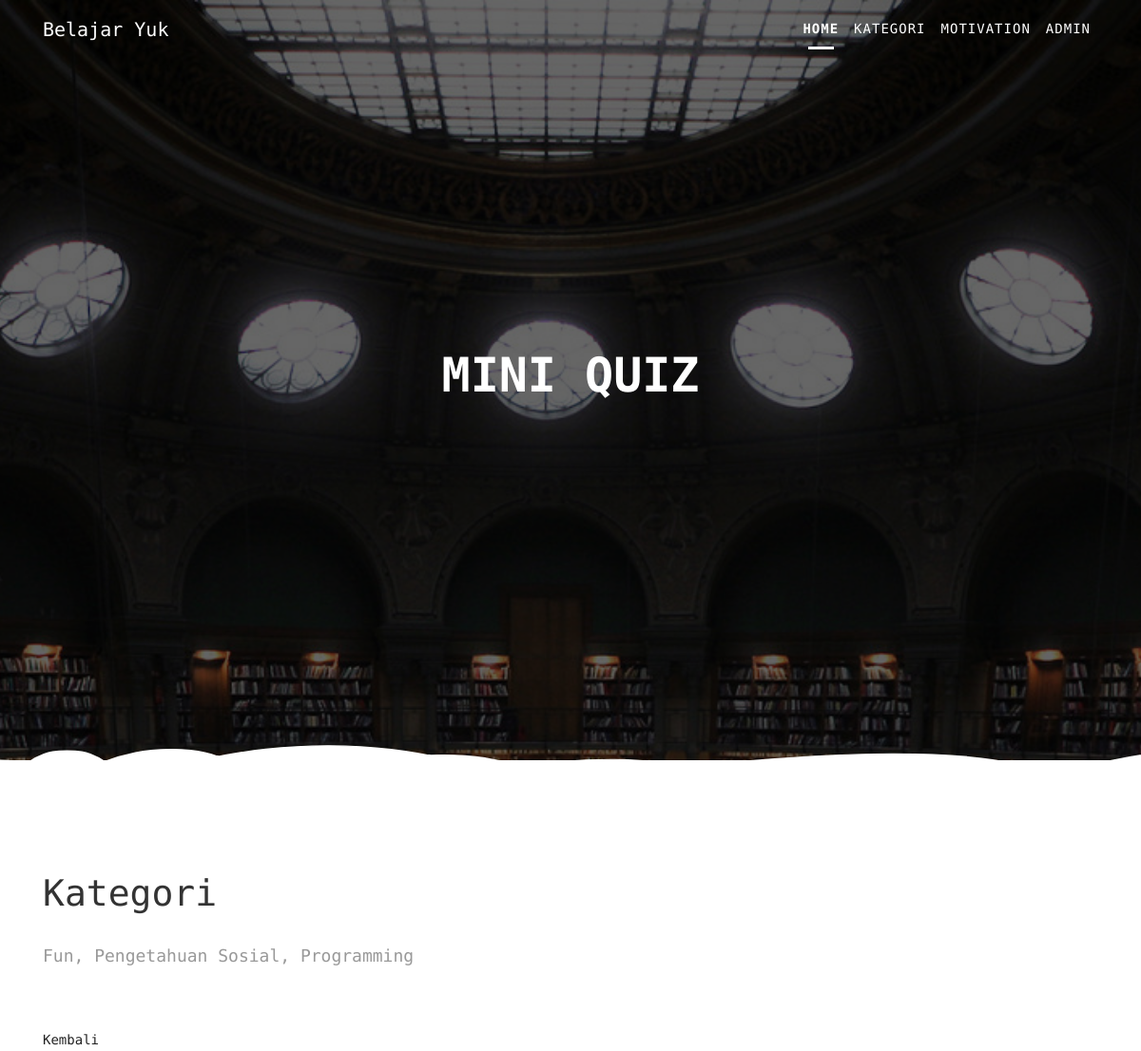
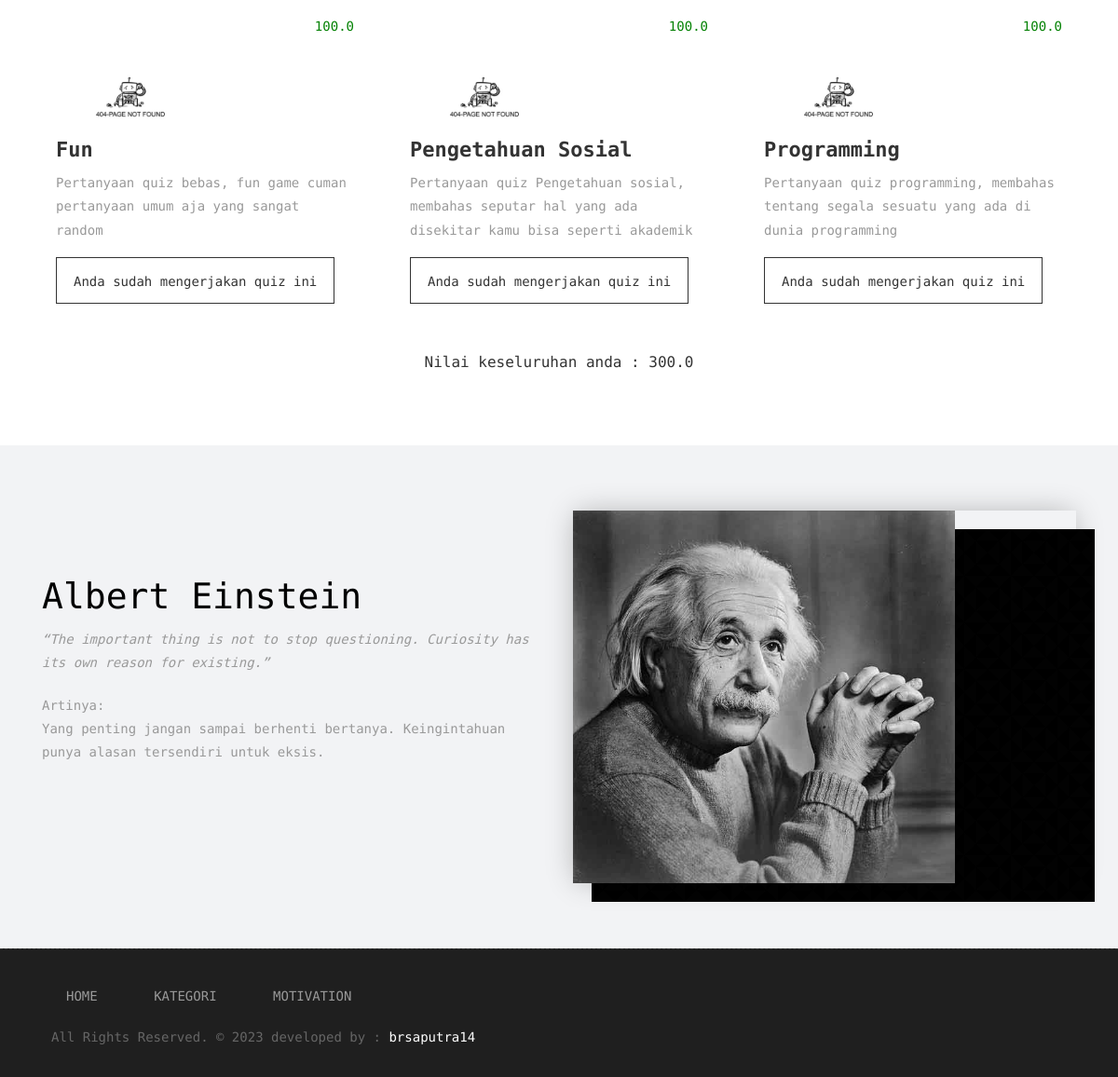
Page /quiz/show (signed in) on the committed database (2 pictures, top to bottom).
### quiz/models.py (models this page shows, shortened)
class Hasil(models.Model):
    user = models.ForeignKey(User, on_delete = models.CASCADE)
    kategori = models.ForeignKey(Kategori,blank=True,null=True, on_delete = models.CASCADE)
    total_nilai = models.CharField(max_length=100,blank=True,null=True)
    created = models.DateTimeField(auto_now_add=True)

class Kategori(models.Model):
    nama = models.CharField(max_length=500)
    image = models.ImageField(upload_to='kategori/icon',blank=True,null=True)
    penjelasan = models.CharField(max_length=500, blank=True,null=True)
    created = models.DateTimeField(auto_now_add=True)

### quiz/views.py (the view)
# urls.py: path('show', views.nilai_quiz, name="nilai_quiz"),
def nilai_quiz(request):
    nilai_sementara = Hasil.objects.filter(user=request.user)
    nilai_ = Hasil.objects.filter(user=request.user).count()
    for i in nilai_sementara:
        total_nilai = float(i.total_nilai) * nilai_
    context = {
        'nilai':nilai_sementara,
        'total_nilai': float(total_nilai)
    }
    return render(request, 'show/nilai_quiz.html',context)

### quiz/templates/show/nilai_quiz.html (shortened to what this page needs)
{% extends 'head.html' %} {% load static %} {% block content %}
    <link rel="stylesheet" href="{% static 'css/iziToast.css' %}">
<link rel="stylesheet" href="{% static 'css/iziToast.min.css' %}">
<body id="page-top" class="politics_version">
    <nav class="navbar navbar-expand-lg navbar-dark fixed-top" id="mainNav">
      <div class="container">
        <a class="navbar-brand js-scroll-trigger" href="#page-top">
        Belajar Yuk
		</a>
        <div class="collapse navbar-collapse" id="navbarResponsive">
          <ul class="navbar-nav text-uppercase ml-auto">
            <li class="nav-item">
              <a class="nav-link js-scroll-trigger active" href="#home">Home</a>
            </li>
            <li class="nav-item">
              <a class="nav-link js-scroll-trigger" href="#about">Kategori</a>
            </li>
            <li class="nav-item">
              <a class="nav-link js-scroll-trigger" href="#services">Motivation</a>
            </li>
            <li class="nav-item">
              <a class="nav-link js-scroll-trigger" href="#">{{user}}</a>
            </li>
          </ul>
        </div>
      </div>
    </nav>
	<section id="home" class="main-banner parallaxie" style="background: url('{% static 'wpb.jpg' %}')">
		<div class="heading">
			<h1 style="font-size:50px;">Mini Quiz</h1>
		</div>
	</section>
    <div id="about" class="section wb">
        <div class="container">
            <div class="section-title text-left">
                <h3>Kategori</h3>
                <p>Fun, Pengetahuan Sosial, Programming</p>
            </div>
            <a href="{% url 'quiz' %}">Kembali</a>
            <div class="row">
                {% for i in nilai %}
				<div class="col-md-4">
                    <div class="services-inner-box">
                        <p style="text-align:right; color:green" >{{i.total_nilai}}</p>
                        <div class="ser-icon">
                            {% if i.image %}
							<img src="{{i.image.url}}" style="height:80px;">
                            {% else %}
							<img src="{% static 'images/404-bot.jpg' %}" style="height:80px;">
                            {% endif %}
						</div>
                        <h2>{{i.kategori.nama}}</h2>
						<p>{{i.kategori.penjelasan}}</p>
                        <a href="#" class="sim-btn btn-hover-new" <span>Anda sudah mengerjakan quiz ini</span></a>
                    </div>
                </div>
                {% endfor %}
                <h4 style="margin:0 auto;text-align:center">Nilai keseluruhan anda : {{total_nilai}}</h4>
                </div>
            </div>
        </div>
    <div id="services" class="section lb">
        <div class="container">
            <div class="row">
                <div class="col-md-6">
                    <div class="message-box" style="margin-top:5em">
                        <h2 style="color:black">Albert Einstein</h2>
                        <p style="font-style:italic;font-size:1eml">  “The important thing is not to stop questioning. Curiosity has its own reason for existing.”
                           </p>
						<i style="font-style:normal"> Artinya:</i><p> Yang penting jangan sampai berhenti bertanya. Keingintahuan punya alasan tersendiri untuk eksis.</p>
                    </div>
                </div>
                <div class="col-md-6">
                    <div class="right-box-pro wow fadeIn">
                        <img src="{% static 'albert.jpg' %}" style="height:400px" alt="" class="img-fluid img-rounded">
                    </div>
                </div>
            </div>
        </div>
    </div>
    <div class="copyrights">
        <div class="container">
            <div class="footer-distributed">
                <div class="footer-left">
                    <p class="footer-links">
                            <a class="nav-link js-scroll-trigger active" href="#home">Home</a>
                            <a class="nav-link js-scroll-trigger" href="#about">Kategori</a>
                            <a class="nav-link js-scroll-trigger" href="#services">Motivation</a>
                    </p>
                    <p class="footer-company-name">All Rights Reserved. &copy; 2023 developed by :
					<a href="https://instagram.com/brsaputra14">brsaputra14</a></p>
                </div>
            </div>
        </div>
    </div>
{% endblock content %}

### main/templates/head.html (shortened to what this page needs)
<!DOCTYPE html>
{% load static %}
<html lang="en">
    <link rel="stylesheet" href="https://cdn.jsdelivr.net/npm/bootstrap-icons@1.10.5/font/bootstrap-icons.css">
    <link rel="stylesheet" href="{% static 'assets/css/bootstrap.min.css' %}">
    <link rel="stylesheet" href="{% static 'assets/style.css' %}">
    <link rel="stylesheet" href="{% static 'assets/css/responsive.css' %}">
    <link rel="stylesheet" href="{% static 'assets/css/custom.css' %}">
</head>
  {% block content %}{% endblock content %}
</body>
</html>

### rows in the picture
Hasil: total_nilai "100.0", kategori.nama "Fun", kategori.penjelasan "Pertanyaan quiz bebas, fun game cuman pertanyaan umum aja yang sangat random"
Hasil: total_nilai "100.0", kategori.nama "Pengetahuan Sosial", kategori.penjelasan "Pertanyaan quiz Pengetahuan sosial, membahas seputar hal yang ada disekitar kamu bisa seperti akademik"
Hasil: total_nilai "100.0", kategori.nama "Programming", kategori.penjelasan "Pertanyaan quiz programming, membahas tentang segala sesuatu yang ada di dunia programming"

### other values in the picture
{{ user }} "ADMIN"
{{ total_nilai }} "300.0"
